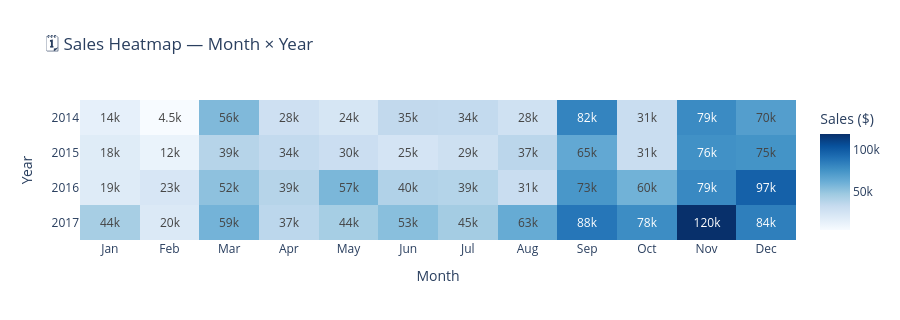

The notebook cell saved with this chart:
### Markdown cell above
### 5.4 Profitability Heatmap — Month × Year  
**Question:** Which months are strongest and weakest each year?

### Code cell
# ── Heatmap: sales by month and year ──────────────────────────────────────────
month_order = ['Jan','Feb','Mar','Apr','May','Jun',
               'Jul','Aug','Sep','Oct','Nov','Dec']

pivot = (
    df.groupby(['year','month_name'])['sales']
    .sum()
    .reset_index()
    .pivot(index='year', columns='month_name', values='sales')
    .reindex(columns=[m for m in month_order if m in df['month_name'].unique()])
)

fig = px.imshow(
    pivot,
    color_continuous_scale='Blues',
    labels=dict(color='Sales ($)', x='Month', y='Year'),
    title='🗓️ Sales Heatmap — Month × Year',
    text_auto='.2s',
    aspect='auto'
)

fig.update_traces(
    hovertemplate='Year: %{y}<br>Month: %{x}<br>Sales: $%{z:,.0f}<extra></extra>'
)
fig.update_layout(height=320, paper_bgcolor='white')
fig.show()

print("\n📌 Darker = higher sales. Q4 (Oct-Nov-Dec) consistently the darkest.")

### Figure 1 — Plotly figure (JSON) as saved in the notebook; plotly's stock layout.template omitted (floating-point values rounded to 4 significant figures)
{"data": [{"coloraxis": "coloraxis", "hovertemplate": "Year: %{y}<br>Month: %{x}<br>Sales: $%{z:,.0f}<extra></extra>", "name": "0", "texttemplate": "%{z:.2s}", "type": "heatmap", "x": ["Jan", "Feb", "Mar", "Apr", "May", "Jun", "Jul", "Aug", "Sep", "Oct", "Nov", "Dec"], "xaxis": "x", "y": [2014, 2015, 2016, 2017], "yaxis": "y", "z": [[14240.0, 4520.0, 55690.0, 28300.0, 23650.0, 34600.0, 33950.0, 27910.0, 81780.0, 31450.0, 78630.0, 69550.0], [18170.0, 11950.0, 38730.0, 34200.0, 30130.0, 24800.0, 28770.0, 36900.0, 64600.0, 31400.0, 75970.0, 74920.0], [18540.0, 22980.0, 51720.0, 38750.0, 56990.0, 40340.0, 39260.0, 31120.0, 73410.0, 59690.0, 79410.0, 97000.0], [43970.0, 20300.0, 58870.0, 36520.0, 44260.0, 52980.0, 45260.0, 63120.0, 87870.0, 77780.0, 118400.0, 83830.0]]}], "layout": {"coloraxis": {"colorbar": {"title": {"text": "Sales ($)"}}, "colorscale": [[0, "rgb(247,251,255)"], [0.125, "rgb(222,235,247)"], [0.25, "rgb(198,219,239)"], [0.375, "rgb(158,202,225)"], [0.5, "rgb(107,174,214)"], [0.625, "rgb(66,146,198)"], [0.75, "rgb(33,113,181)"], [0.875, "rgb(8,81,156)"], [1, "rgb(8,48,107)"]]}, "height": 320, "paper_bgcolor": "white", "title": {"text": "🗓️ Sales Heatmap — Month × Year"}, "xaxis": {"anchor": "y", "domain": [0, 1], "title": {"text": "Month"}}, "yaxis": {"anchor": "x", "autorange": "reversed", "domain": [0, 1], "title": {"text": "Year"}}}}
